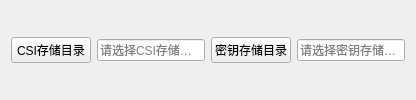
               <widget class="QWidget" name="widget_16" native="true">
                <layout class="QHBoxLayout" name="horizontalLayout_17" stretch="0,0,0,0">
                 <item>
                  <widget class="QPushButton" name="store_csi_dir_push_button">
                   <property name="text">
                    <string>CSI存储目录</string>
                   </property>
                  </widget>
                 </item>
                 <item>
                  <widget class="QLineEdit" name="store_csi_dir_line_edit">
                   <property name="readOnly">
                    <bool>false</bool>
                   </property>
                   <property name="placeholderText">
                    <string>请选择CSI存储的目录</string>
                   </property>
                  </widget>
                 </item>
                 <item>
                  <widget class="QPushButton" name="store_key_dir_push_button">
                   <property name="text">
                    <string>密钥存储目录</string>
                   </property>
                  </widget>
                 </item>
                 <item>
                  <widget class="QLineEdit" name="store_key_dir_line_edit">
                   <property name="readOnly">
                    <bool>false</bool>
                   </property>
                   <property name="placeholderText">
                    <string>请选择密钥存储的目录</string>
                   </property>
                  </widget>
                 </item>
                </layout>
               </widget>
